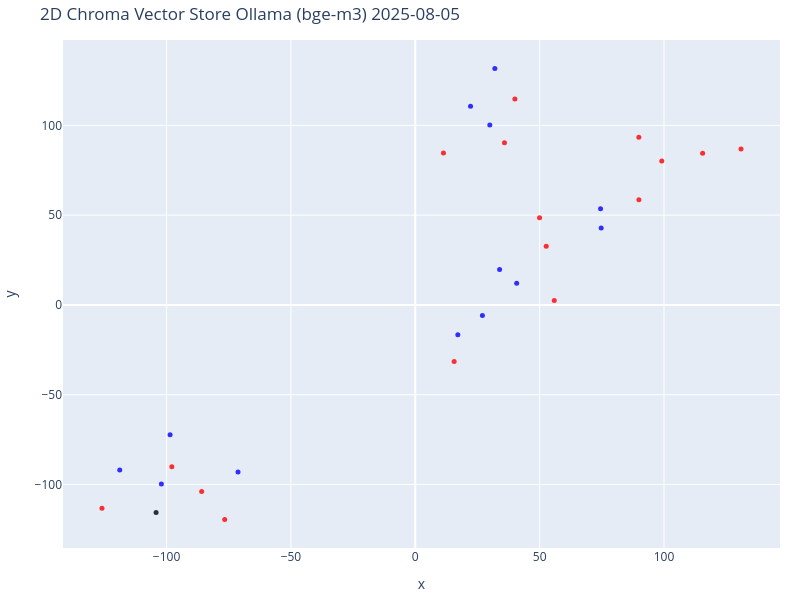

The notebook cell saved with this chart:
### Code cell
from sklearn.manifold import TSNE
import numpy as np
import plotly.graph_objects as go
from datetime import datetime

# Пути и параметры
output_dir = Path('C:/Users/Alkor/gd/rss_news_predict_quote/OpenAI_predict_img_rts_21-00')

# Создаем директорию для сохранения изображений, если она не существует
output_dir.mkdir(parents=True, exist_ok=True)

# Теперь мы можем визуализировать векторы с помощью t-SNE
# t-SNE - это метод, который позволяет визуализировать высокоразмерные данные
result = collection.get(include=['embeddings', 'documents', 'metadatas'])
vectors = np.array(result['embeddings'])
documents = result['documents']
metadatas = result['metadatas']
doc_types = [metadata['next_bar'] for metadata in metadatas]
doc_dates = [metadata['date'] for metadata in metadatas]
doc_date_mins = [metadata['date_min'] for metadata in metadatas]
colors = [['blue', 'red', 'black'][['up', 'down', 'None'].index(t)] for t in doc_types]


# Нам, людям, проще визуализировать объекты в 2D!
# Уменьшите размерность векторов до 2D, используя t-SNE
# (t-распределенное стохастическое вложение соседей)
tsne = TSNE(n_components=2, random_state=42, perplexity=3)
reduced_vectors = tsne.fit_transform(vectors)

# Create the 2D scatter plot
fig = go.Figure(data=[go.Scatter(
    x=reduced_vectors[:, 0],
    y=reduced_vectors[:, 1],
    mode='markers',
    marker=dict(size=5, color=colors, opacity=0.8),
    text=[f"Type: {t}<br>Date: {dt}    Date Min: {dm}<br>Text: {d[:100]}..." 
          for t, dt, dm, d in zip(doc_types, doc_dates, doc_date_mins, documents)],
    hoverinfo='text'
)])

# Всталяем дату
# graph_date = datetime.now().strftime('%Y-%m-%d %HH:%MM:%SS')
graph_date = '2025-08-05'  # Можно заменить на динамическое значение, если нужно

fig.update_layout(
    title=f'2D Chroma Vector Store Ollama (bge-m3) {graph_date}',
    xaxis_title='x',
    yaxis_title='y',
    width=800,
    height=600,
    margin=dict(r=20, b=10, l=10, t=40)
)

# Сохранение графика в файл
output_file = output_dir / f"{graph_date}.png"
fig.write_image(output_file)

fig.show()

### Figure 1 — Plotly figure (JSON) as saved in the notebook; plotly's stock layout.template omitted (floating-point values rounded to 4 significant figures)
{"data": [{"hoverinfo": "text", "marker": {"color": ["red", "blue", "blue", "red", "red", "red", "red", "red", "red", "red", "blue", "red", "blue", "blue", "blue", "red", "blue", "blue", "red", "blue", "red", "red", "red", "red", "blue", "blue", "red", "blue", "blue", "black"], "opacity": 0.8, "size": 5}, "mode": "markers", "text": ["Type: down<br>Date: 2025-06-25    Date Min: 2025-06-24 18:00:00<br>Text: - Китай активно продвигает юань, пока доллар теряет влияние\n- Доллар пытается восстановить позиции; ...", "Type: up<br>Date: 2025-06-26    Date Min: 2025-06-25 18:00:00<br>Text: - Доллар достиг 3-летнего минимума на фоне конфликта Трампа и Пауэлла\n- ИИ готов убить человека при ...", "Type: up<br>Date: 2025-06-27    Date Min: 2025-06-26 18:00:00<br>Text: - Reed's Inc на конференции Small Cap Growth: стратегический рост и инновации\n- Акции American Outdo...", "Type: down<br>Date: 2025-06-30    Date Min: 2025-06-27 18:00:00<br>Text: - Фьючерсы на природный газ подорожали во время американской сессии\n- Стресс-тест ФРС показал, что к...", "Type: down<br>Date: 2025-07-01    Date Min: 2025-06-30 18:00:00<br>Text: - Акции Life360 достигли исторического максимума в $65,83\n- Binance приостановит ввод и вывод активо...", "Type: down<br>Date: 2025-07-02    Date Min: 2025-07-01 18:00:00<br>Text: - Акции IHS Holding достигли 52-недельного максимума в $6,30\n- Акции MannKind Corp достигли 52-недел...", "Type: down<br>Date: 2025-07-03    Date Min: 2025-07-02 18:00:00<br>Text: - Криптовалюта Cardano подросла на 10% в бычьей торговле в ралли\n- American Shared Hospital Services...", "Type: down<br>Date: 2025-07-04    Date Min: 2025-07-03 18:00:00<br>Text: - Генеральный директор UiPath Динес продал акции PATH на сумму $585 тыс.\n- Nuvve Holding Corp. заклю...", "Type: down<br>Date: 2025-07-07    Date Min: 2025-07-04 18:00:00<br>Text: - Фьючерсы на золото подорожали в ходе американских торгов\n- Рынок акций  Бразилии закрылся ростом, ...", "Type: down<br>Date: 2025-07-08    Date Min: 2025-07-07 18:00:00<br>Text: - William Blair понизил рейтинг акций Jasper Therapeutics из-за неудач в испытаниях препарата\n- Citi...", "Type: up<br>Date: 2025-07-09    Date Min: 2025-07-08 18:00:00<br>Text: - Tether хранит золотой запас на $8 млрд в швейцарском хранилище\n- Фьючерсы на природный газ подешев...", "Type: down<br>Date: 2025-07-10    Date Min: 2025-07-09 18:00:00<br>Text: - OpenAI готовится запустить ИИ-браузер для конкуренции с Google Chrome\n- Исполнительный директор Ka...", "Type: up<br>Date: 2025-07-11    Date Min: 2025-07-10 18:00:00<br>Text: - Директор Travel & Leisure Co продает акции TNL на сумму $1,19 млн\n- Фьючерсы на природный газ подо...", "Type: up<br>Date: 2025-07-14    Date Min: 2025-07-11 18:00:00<br>Text: - Kraft Heinz планирует разделение и выделение бакалейного бизнеса\n- Акции Tutor Perini Corp достигл...", "Type: up<br>Date: 2025-07-15    Date Min: 2025-07-14 18:00:00<br>Text: - Saba Capital продает акции Blackrock California (BFZ) на сумму $309 663\n- Суд отклонил иск к Dolce...", "Type: down<br>Date: 2025-07-16    Date Min: 2025-07-15 18:00:00<br>Text: - Citi подтверждает рейтинг \"Покупать\" для акций EQT после заключения крупной сделки по поставке газ...", "Type: up<br>Date: 2025-07-17    Date Min: 2025-07-16 18:00:00<br>Text: - Генеральный директор RB Global Кесслер продал акции на сумму $5,02 млн\n- CrowdStrike расширяет пар...", "Type: up<br>Date: 2025-07-18    Date Min: 2025-07-17 18:00:00<br>Text: - Mizuho повышает целевую цену акций Evergy до $74 на фоне урегулирования в Канзасе\n- Mizuho Securit...", "Type: down<br>Date: 2025-07-21    Date Min: 2025-07-18 18:00:00<br>Text: - Baird повышает целевую цену акций Danaher до $226 на фоне силы биотехнологического сектора\n- Citi ...", "Type: up<br>Date: 2025-07-22    Date Min: 2025-07-21 18:00:00<br>Text: - JPM добавляет Dollar Tree в свой фокус-лист благодаря росту и улучшению маржи\n- Профессор Нью-Йорк...", "Type: down<br>Date: 2025-07-23    Date Min: 2025-07-22 18:00:00<br>Text: - Century Aluminum закрывает выпуск обеспеченных облигаций на сумму $400 миллионов\n- Vertical Resear...", "Type: down<br>Date: 2025-07-24    Date Min: 2025-07-23 18:00:00<br>Text: - Wolfe Research подтверждает рейтинг акций GE Vernova на уровне Peerperform\n- Wolfe Research повыша...", "Type: down<br>Date: 2025-07-25    Date Min: 2025-07-24 18:00:00<br>Text: - TD Cowen повысил целевую цену акций AT&T до $32 с $30 благодаря налоговым льготам\n- TD Cowen повыс...", "Type: down<br>Date: 2025-07-28    Date Min: 2025-07-25 18:00:00<br>Text: - Sensient Technologies во 2 квартале 2025 года: рост EPS на 20,8% благодаря сегменту цветовых решен...", "Type: up<br>Date: 2025-07-29    Date Min: 2025-07-28 18:00:00<br>Text: - Расследование решения FAA о переносе воздушного пространства Ньюарка\n- Microsoft запускает новый р...", "Type: up<br>Date: 2025-07-30    Date Min: 2025-07-29 18:00:00<br>Text: - Глава Atlantic Union Bankshares Эсбери приобрел акции на $246 тыс.\n- Cintas повышает квартальные д...", "Type: down<br>Date: 2025-07-31    Date Min: 2025-07-30 18:00:00<br>Text: - Flowserve превосходит прогнозы по EPS за второй квартал 2025 года, акции снижаются\n- ФРС сохраняет...", "Type: up<br>Date: 2025-08-01    Date Min: 2025-07-31 18:00:00<br>Text: - VICI Properties превосходит ожидания во втором квартале 2025 года\n- Акции Freedom Holding Corp дос...", "Type: up<br>Date: 2025-08-04    Date Min: 2025-08-01 18:00:00<br>Text: - Трамп намерен уволить назначенца Байдена из-за точности данных по занятости\n- Директор Ames Nation...", "Type: None<br>Date: 2025-08-05    Date Min: 2025-08-04 18:00:00<br>Text: - Президент Service Corp Intl Уоринг продает акции на сумму $4,29 млн\n- KBW повышает целевую цену ак..."], "type": "scatter", "x": [15.62, 17.11, 26.99, 11.33, 89.91, 99.11, 115.5, 131.0, 89.89, 49.98, 74.5, 55.88, 33.9, 74.74, 29.96, 35.86, 40.77, 22.22, 52.65, -71.27, -126.0, -85.89, -76.62, 40.05, -118.8, -102.1, -97.88, -98.59, 31.99, -104.2], "y": [-31.57, -16.54, -5.949, 84.57, 58.62, 80.17, 84.42, 86.81, 93.31, 48.57, 53.54, 2.5, 19.75, 42.89, 100.2, 90.28, 12.05, 110.7, 32.67, -93.08, -113.3, -103.9, -119.5, 114.7, -91.86, -99.71, -90.1, -72.3, 131.6, -115.6]}], "layout": {"height": 600, "margin": {"b": 10, "l": 10, "r": 20, "t": 40}, "title": {"text": "2D Chroma Vector Store Ollama (bge-m3) 2025-08-05"}, "width": 800, "xaxis": {"title": {"text": "x"}}, "yaxis": {"title": {"text": "y"}}}}
